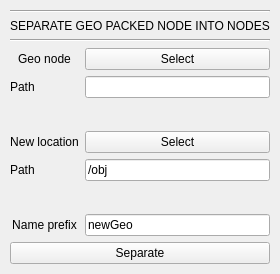
<?xml version="1.0" encoding="UTF-8"?>
<ui version="4.0">
 <class>myWidget</class>
 <widget class="QWidget" name="myWidget">
  <property name="geometry">
   <rect>
    <x>0</x>
    <y>0</y>
    <width>268</width>
    <height>274</height>
   </rect>
  </property>
  <property name="sizePolicy">
   <sizepolicy hsizetype="Fixed" vsizetype="Fixed">
    <horstretch>0</horstretch>
    <verstretch>0</verstretch>
   </sizepolicy>
  </property>
  <property name="windowTitle">
   <string>myWidget</string>
  </property>
  <layout class="QGridLayout" name="gridLayout">
   <property name="leftMargin">
    <number>10</number>
   </property>
   <property name="topMargin">
    <number>10</number>
   </property>
   <property name="rightMargin">
    <number>10</number>
   </property>
   <property name="bottomMargin">
    <number>10</number>
   </property>
   <item row="7" column="0">
    <widget class="QLabel" name="label_2">
     <property name="text">
      <string>Geo node</string>
     </property>
     <property name="alignment">
      <set>Qt::AlignCenter</set>
     </property>
     <property name="wordWrap">
      <bool>true</bool>
     </property>
    </widget>
   </item>
   <item row="23" column="0" colspan="2">
    <widget class="QPushButton" name="sepBttn">
     <property name="sizePolicy">
      <sizepolicy hsizetype="Minimum" vsizetype="Preferred">
       <horstretch>0</horstretch>
       <verstretch>0</verstretch>
      </sizepolicy>
     </property>
     <property name="maximumSize">
      <size>
       <width>16777215</width>
       <height>100</height>
      </size>
     </property>
     <property name="text">
      <string>Separate</string>
     </property>
    </widget>
   </item>
   <item row="7" column="1">
    <widget class="QPushButton" name="selectNodeBttn">
     <property name="text">
      <string>Select</string>
     </property>
    </widget>
   </item>
   <item row="17" column="1">
    <widget class="QPushButton" name="selectLocationBttn">
     <property name="text">
      <string>Select</string>
     </property>
    </widget>
   </item>
   <item row="8" column="1">
    <widget class="QLineEdit" name="nodeSelect">
     <property name="text">
      <string/>
     </property>
    </widget>
   </item>
   <item row="3" column="0" colspan="2">
    <widget class="Line" name="line">
     <property name="orientation">
      <enum>Qt::Horizontal</enum>
     </property>
    </widget>
   </item>
   <item row="19" column="0">
    <spacer name="verticalSpacer_2">
     <property name="orientation">
      <enum>Qt::Vertical</enum>
     </property>
     <property name="sizeHint" stdset="0">
      <size>
       <width>20</width>
       <height>10</height>
      </size>
     </property>
    </spacer>
   </item>
   <item row="18" column="1">
    <widget class="QLineEdit" name="locSelect">
     <property name="text">
      <string>/obj</string>
     </property>
    </widget>
   </item>
   <item row="21" column="1">
    <widget class="QLineEdit" name="pieceName">
     <property name="text">
      <string>newGeo</string>
     </property>
    </widget>
   </item>
   <item row="8" column="0">
    <widget class="QLabel" name="label_3">
     <property name="text">
      <string>Path</string>
     </property>
    </widget>
   </item>
   <item row="18" column="0">
    <widget class="QLabel" name="label_5">
     <property name="text">
      <string>Path</string>
     </property>
    </widget>
   </item>
   <item row="21" column="0">
    <widget class="QLabel" name="label_6">
     <property name="text">
      <string>Name prefix</string>
     </property>
     <property name="alignment">
      <set>Qt::AlignCenter</set>
     </property>
    </widget>
   </item>
   <item row="2" column="0" colspan="2">
    <widget class="QLabel" name="label">
     <property name="text">
      <string>SEPARATE GEO PACKED NODE INTO NODES</string>
     </property>
     <property name="textFormat">
      <enum>Qt::RichText</enum>
     </property>
     <property name="scaledContents">
      <bool>true</bool>
     </property>
     <property name="alignment">
      <set>Qt::AlignCenter</set>
     </property>
     <property name="margin">
      <number>6</number>
     </property>
    </widget>
   </item>
   <item row="14" column="0">
    <spacer name="verticalSpacer">
     <property name="orientation">
      <enum>Qt::Vertical</enum>
     </property>
     <property name="sizeHint" stdset="0">
      <size>
       <width>20</width>
       <height>10</height>
      </size>
     </property>
    </spacer>
   </item>
   <item row="17" column="0">
    <widget class="QLabel" name="label_4">
     <property name="text">
      <string>New location</string>
     </property>
     <property name="alignment">
      <set>Qt::AlignCenter</set>
     </property>
    </widget>
   </item>
   <item row="1" column="0" colspan="2">
    <widget class="Line" name="line_2">
     <property name="orientation">
      <enum>Qt::Horizontal</enum>
     </property>
    </widget>
   </item>
  </layout>
 </widget>
 <resources/>
 <connections/>
</ui>
